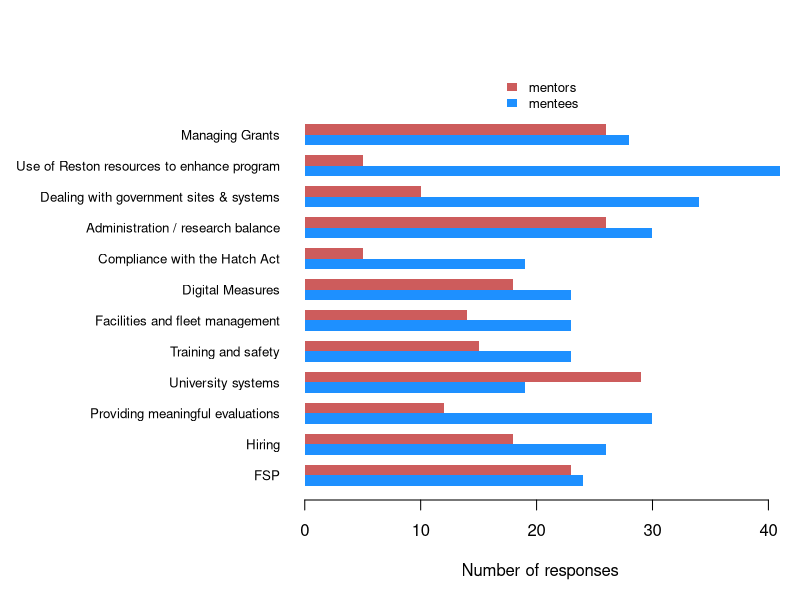
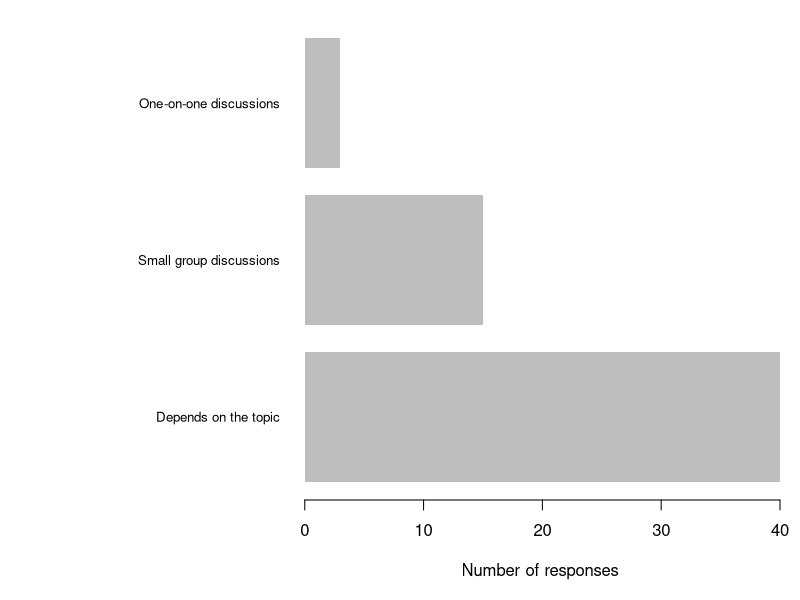
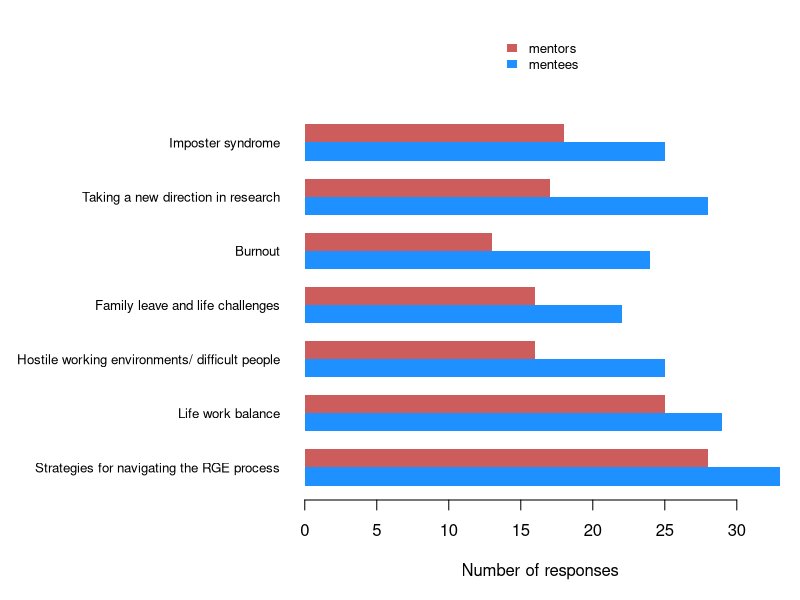
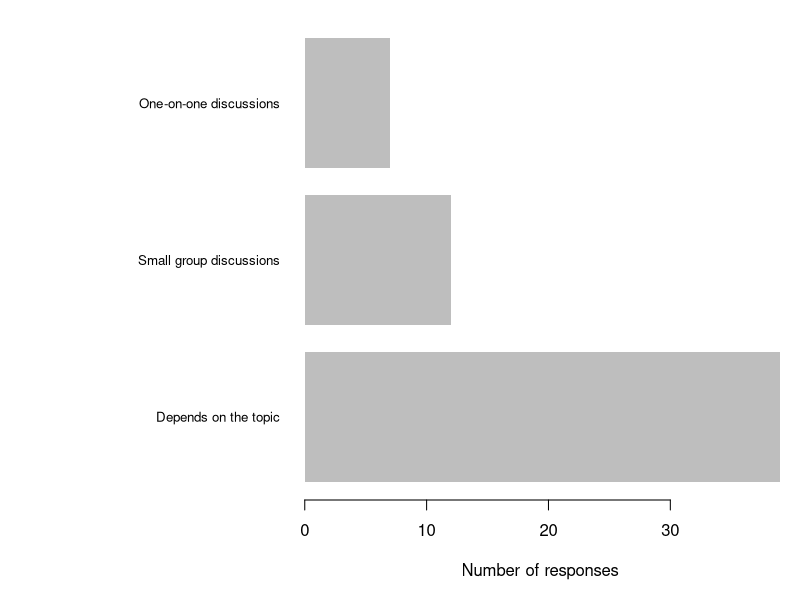
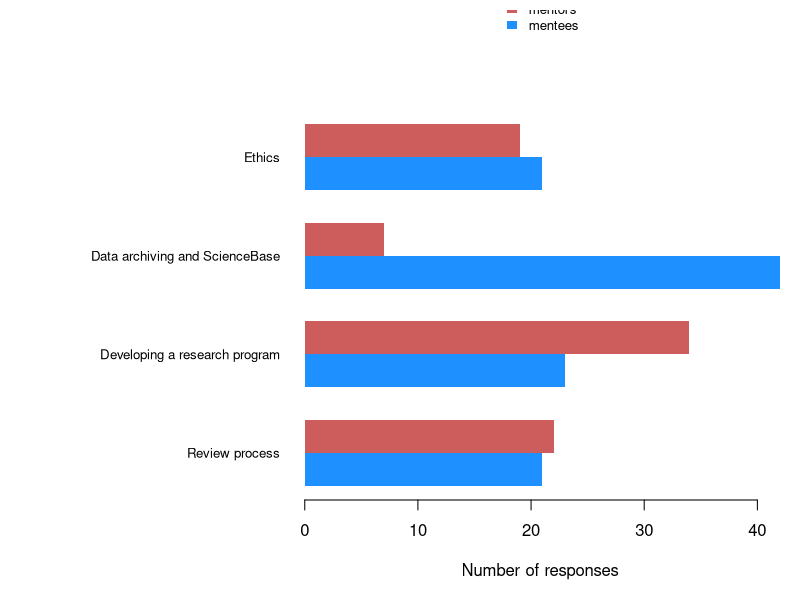
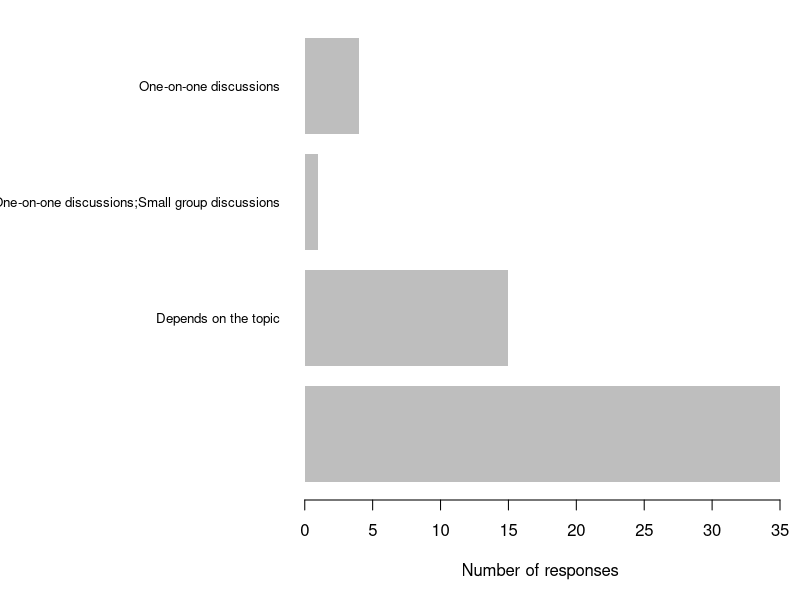
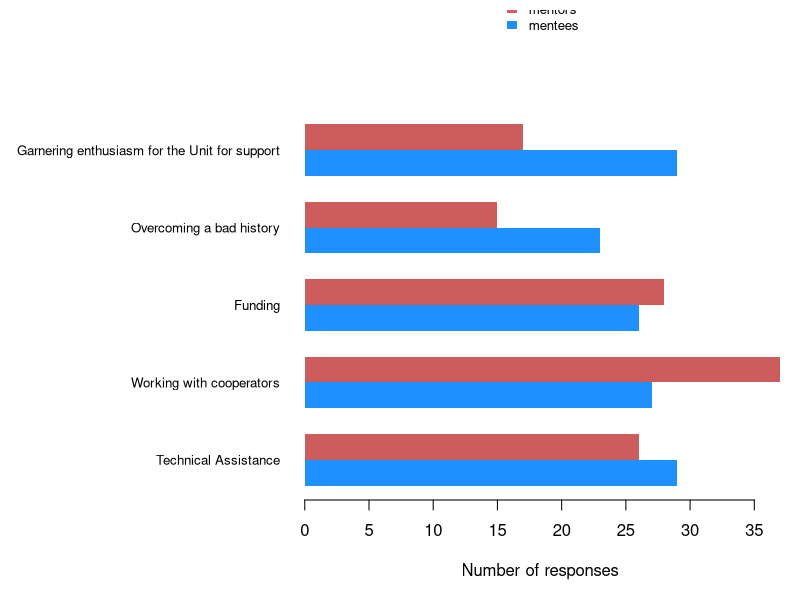
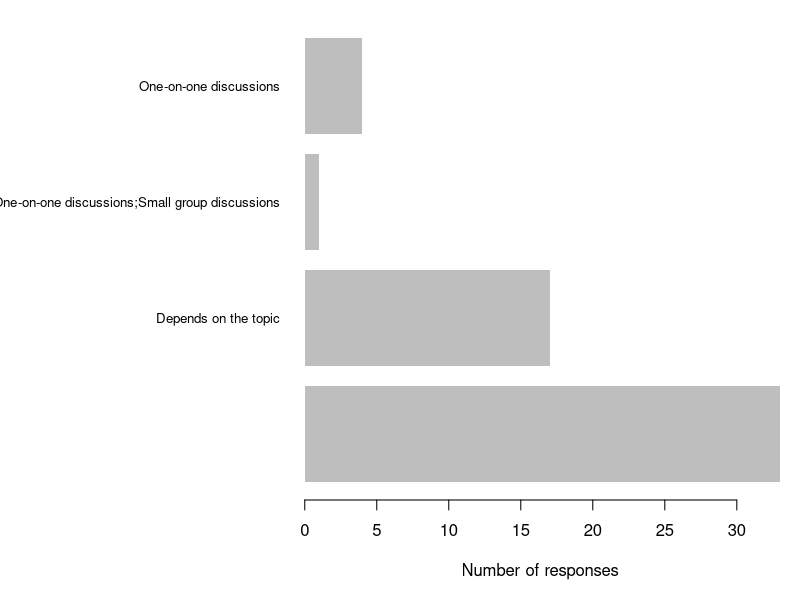

Generate these figures, in order, with R:
## ---- chunk 1
options(width = 100)
knitr::opts_chunk$set(message = FALSE, warning = FALSE)
## ---- chunk 2
library(dplyr)
## ---- chunk 3
## load package
# library("knitcitations")
## clean out any existing .bib files
# cleanbib()
## set pandoc for formatting
# options("citation_format" = "pandoc")
## ---- chunk 4
data_raw <- readr::read_csv(here::here("data", "raw", "cru_peer_mentoring_survey.csv"))
## ---- chunk 5
## extract admin data
data_admin <- data_raw %>%
  select(starts_with("Administration"))
## ---- chunk 6
## admin responses
responses_admin <- data_admin %>%
  select(!contains("format")) %>%
  select(!contains("other topics"))

## number of mentees
mentees <- (responses_admin == "Mentee" | responses_admin == "Mentor;Mentee") %>%
  apply(2, sum, na.rm = TRUE)

## number of mentors
mentors <- (responses_admin == "Mentor" | responses_admin == "Mentor;Mentee") %>%
  apply(2, sum, na.rm = TRUE)

## matrix of data for plotting
data_plot <- rbind(mentees, mentors)

## list of topics
topics <- responses_admin %>%
  colnames() %>%
  sub(pattern = "(^.*\\[)(.*)(\\])", replacement = "\\2")

## plot response summary info
par(mai = c(0.9, 2.9, 1, 0.1),
    omi = rep(0.1, 4))
barplot(data_plot, beside = TRUE,
        col = c("dodgerblue", "indianred"), border = NA,
        names.arg = topics,
        legend.text = TRUE,
        args.legend = list(x = "top", inset = -0.1, bty = "n", border = NA,
                           xpd = TRUE, cex = 0.8),
        horiz = TRUE, las = 1, cex.names = 0.8,
        xlab = "Number of responses")
## ---- chunk 7
## other topics
other_topics_admin <- data_admin %>%
  select(contains("other topics")) %>%
  unique() %>%
  filter(`Administration topics [other topics]` != is.na(.)) %>%
  pull()

for (topics in other_topics_admin) {
    cat("*", topics, "\n\n")
}
## ---- chunk 8
## mentoring format
format_admin <- data_admin %>%
  select(contains("format"))

## mentoring format == depends
format_smry <- format_admin %>%
  table()

format_depends <- format_smry %>%
  names() %>%
  grep(pattern = "Depends")

## mentoring format summary
format_admin_smry <- c(format_smry[-format_depends], sum(format_smry[format_depends]))
names(format_admin_smry)[3] <- "Depends on the topic"

## plot response summary info
par(mai = c(0.9, 2.9, 0.1, 0.1),
    omi = rep(0.1, 4))
barplot(rev(format_admin_smry),
        border = NA,
        horiz = TRUE, las = 1, cex.names = 0.8,
        xlab = "Number of responses")

## ---- chunk 9
## extract career data
data_career <- data_raw %>%
  select(starts_with("Career"))
## ---- chunk 10
## admin responses
responses_career <- data_career %>%
  select(!contains("format")) %>%
  select(!contains("other topics"))

## number of mentees
mentees <- (responses_career == "Mentee" | responses_career == "Mentor;Mentee") %>%
  apply(2, sum, na.rm = TRUE)

## number of mentors
mentors <- (responses_career == "Mentor" | responses_career == "Mentor;Mentee") %>%
  apply(2, sum, na.rm = TRUE)

## matrix of data for plotting
data_plot <- rbind(mentees, mentors)

## list of topics
topics <- responses_career %>%
  colnames() %>%
  sub(pattern = "(^.*\\[)(.*)(\\])", replacement = "\\2")

## plot response summary info
par(mai = c(0.9, 2.9, 1, 0.1),
    omi = rep(0.1, 4))
barplot(data_plot, beside = TRUE,
        col = c("dodgerblue", "indianred"), border = NA,
        names.arg = topics,
        legend.text = TRUE,
        args.legend = list(x = "top", inset = -0.2, bty = "n", border = NA,
                           xpd = TRUE, cex = 0.8),
        horiz = TRUE, las = 1, cex.names = 0.8,
        xlab = "Number of responses")
## ---- chunk 11
## other topics
other_topics_career <- data_career %>%
  select(contains("other topics")) %>%
  unique() %>%
  filter(`Career Building [other topics]` != is.na(.)) %>%
  pull()

for (topics in other_topics_career) {
    cat("*", topics, "\n\n")
}
## ---- chunk 12
## mentoring format
format_career <- data_career %>%
  select(contains("format"))

## mentoring format == depends
format_smry <- format_career %>%
  table()

format_depends <- format_smry %>%
  names() %>%
  grep(pattern = "Depends")

## mentoring format summary
format_career_smry <- c(format_smry[-format_depends], sum(format_smry[format_depends]))
names(format_career_smry)[3] <- "Depends on the topic"

## plot response summary info
par(mai = c(0.9, 2.9, 0.1, 0.1),
    omi = rep(0.1, 4))
barplot(rev(format_career_smry),
        border = NA,
        horiz = TRUE, las = 1, cex.names = 0.8,
        xlab = "Number of responses")

## ---- chunk 13
## extract research data
data_research <- data_raw %>%
  select(starts_with("Conducting"))
## ---- chunk 14
## research responses
responses_research <- data_research %>%
  select(!contains("format")) %>%
  select(!contains("other topics"))

## number of mentees
mentees <- (responses_research == "Mentee" | responses_research == "Mentor;Mentee") %>%
  apply(2, sum, na.rm = TRUE)

## number of mentors
mentors <- (responses_research == "Mentor" | responses_research == "Mentor;Mentee") %>%
  apply(2, sum, na.rm = TRUE)

## matrix of data for plotting
data_plot <- rbind(mentees, mentors)

## list of topics
topics <- responses_research %>%
  colnames() %>%
  sub(pattern = "(^.*\\[)(.*)(\\])", replacement = "\\2")

## plot response summary info
par(mai = c(0.9, 2.9, 1, 0.1),
    omi = rep(0.1, 4))
barplot(data_plot, beside = TRUE,
        col = c("dodgerblue", "indianred"), border = NA,
        names.arg = topics,
        legend.text = TRUE,
        args.legend = list(x = "top", inset = -0.3, bty = "n", border = NA,
                           xpd = TRUE, cex = 0.8),
        horiz = TRUE, las = 1, cex.names = 0.8,
        xlab = "Number of responses")
## ---- chunk 15
## other topics
other_topics_research <- data_research %>%
  select(contains("other topics")) %>%
  unique() %>%
  filter(`Conducting Research [other topics]` != is.na(.)) %>%
  pull()

for (topics in other_topics_research) {
    cat("*", topics, "\n\n")
}
## ---- chunk 16
## mentoring format
format_research <- data_research %>%
  select(contains("format"))

## mentoring format == depends
format_smry <- format_research %>%
  table()

format_depends <- format_smry %>%
  names() %>%
  grep(pattern = "Depends")

## mentoring format summary
format_research_smry <- c(format_smry[-format_depends], sum(format_smry[format_depends]))
names(format_research_smry)[3] <- "Depends on the topic"

## plot response summary info
par(mai = c(0.9, 2.9, 0.1, 0.1),
    omi = rep(0.1, 4))
barplot(rev(format_research_smry),
        border = NA,
        horiz = TRUE, las = 1, cex.names = 0.8,
        xlab = "Number of responses")

## ---- chunk 17
## extract partners data
data_partners <- data_raw %>%
  select(starts_with("Coordination"))
## ---- chunk 18
## partners responses
responses_partners <- data_partners %>%
  select(!contains("format")) %>%
  select(!contains("other topics"))

## number of mentees
mentees <- (responses_partners == "Mentee" | responses_partners == "Mentor;Mentee") %>%
  apply(2, sum, na.rm = TRUE)

## number of mentors
mentors <- (responses_partners == "Mentor" | responses_partners == "Mentor;Mentee") %>%
  apply(2, sum, na.rm = TRUE)

## matrix of data for plotting
data_plot <- rbind(mentees, mentors)

## list of topics
topics <- responses_partners %>%
  colnames() %>%
  sub(pattern = "(^.*\\[)(.*)(\\])", replacement = "\\2")

## plot response summary info
par(mai = c(0.9, 2.9, 1, 0.1),
    omi = rep(0.1, 4))
barplot(data_plot, beside = TRUE,
        col = c("dodgerblue", "indianred"), border = NA,
        names.arg = topics,
        legend.text = TRUE,
        args.legend = list(x = "top", inset = -0.3, bty = "n", border = NA,
                           xpd = TRUE, cex = 0.8),
        horiz = TRUE, las = 1, cex.names = 0.8,
        xlab = "Number of responses")
## ---- chunk 19
## other topics
other_topics_partners <- data_partners %>%
  select(contains("other topics")) %>%
  unique() %>%
  filter(`Coordination with partners [other topics]` != is.na(.)) %>%
  pull()

for (topics in other_topics_partners) {
    cat("*", topics, "\n\n")
}
## ---- chunk 20
## mentoring format
format_partners <- data_partners %>%
  select(contains("format"))

## mentoring format == depends
format_smry <- format_partners %>%
  table()

format_depends <- format_smry %>%
  names() %>%
  grep(pattern = "Depends")

## mentoring format summary
format_partners_smry <- c(format_smry[-format_depends], sum(format_smry[format_depends]))
names(format_partners_smry)[3] <- "Depends on the topic"

## plot response summary info
par(mai = c(0.9, 2.9, 0.1, 0.1),
    omi = rep(0.1, 4))
barplot(rev(format_partners_smry),
        border = NA,
        horiz = TRUE, las = 1, cex.names = 0.8,
        xlab = "Number of responses")
